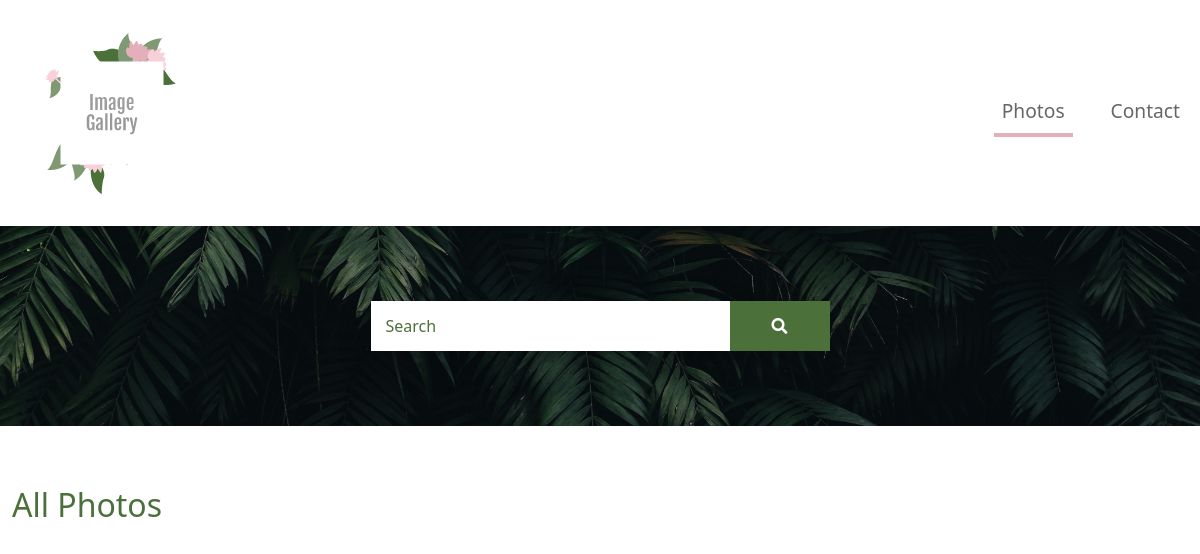
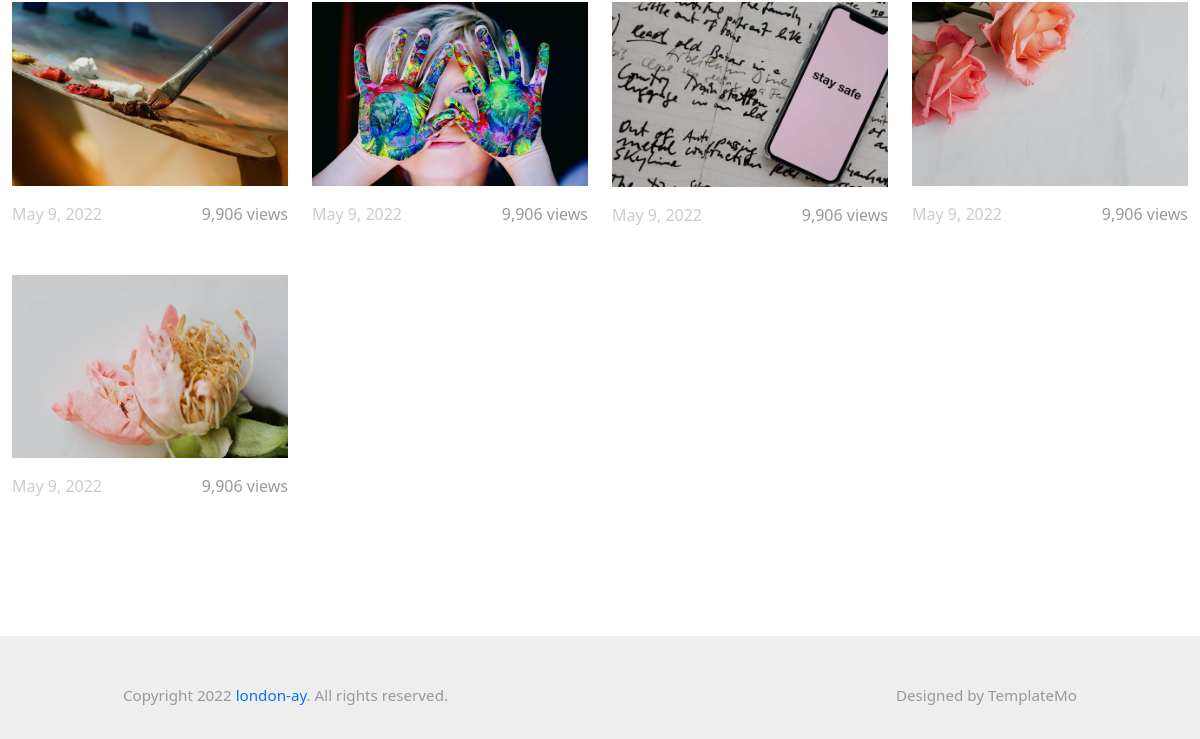
/, run on an earlier commit of the app's database (2 pictures, top to bottom).
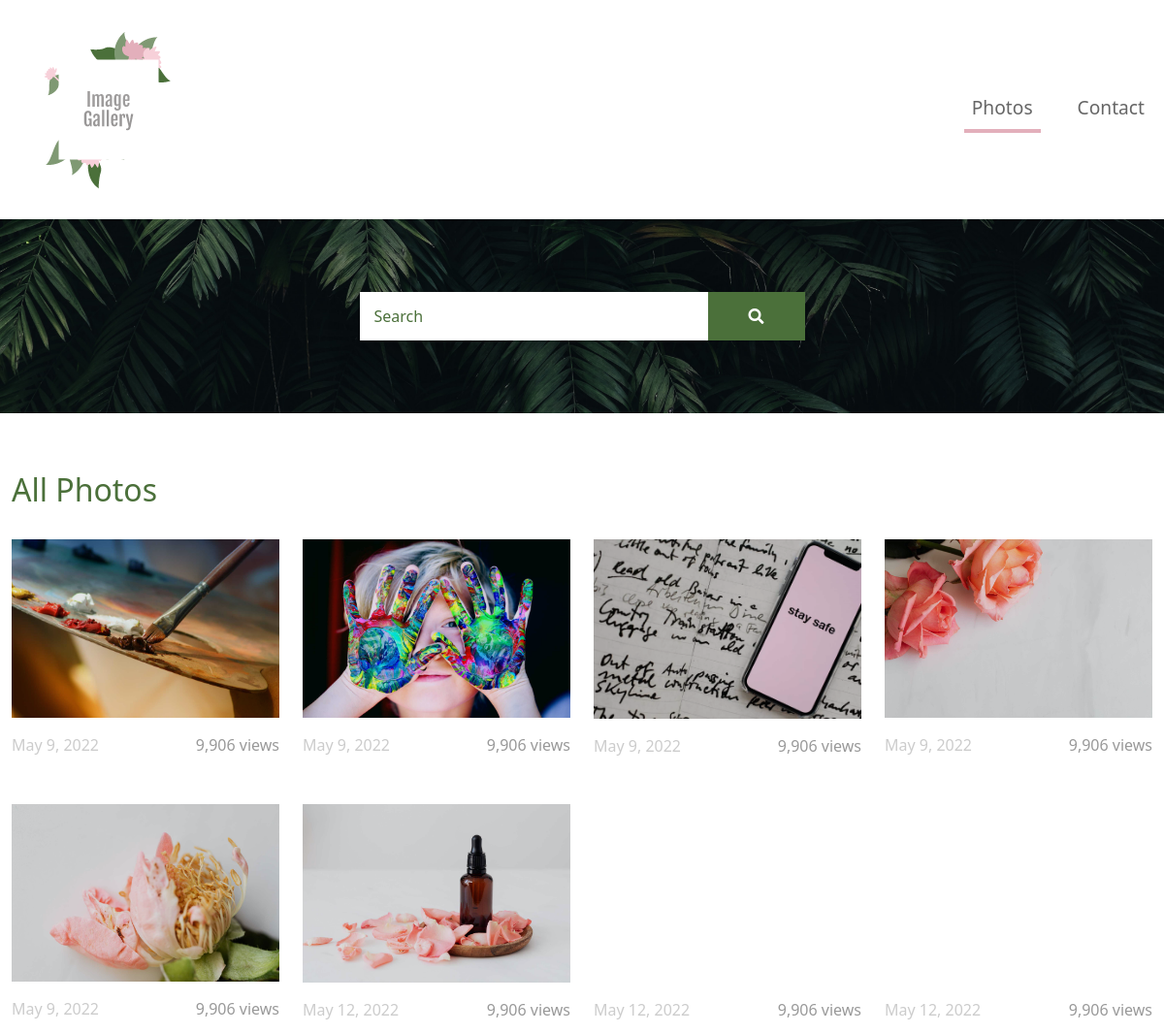
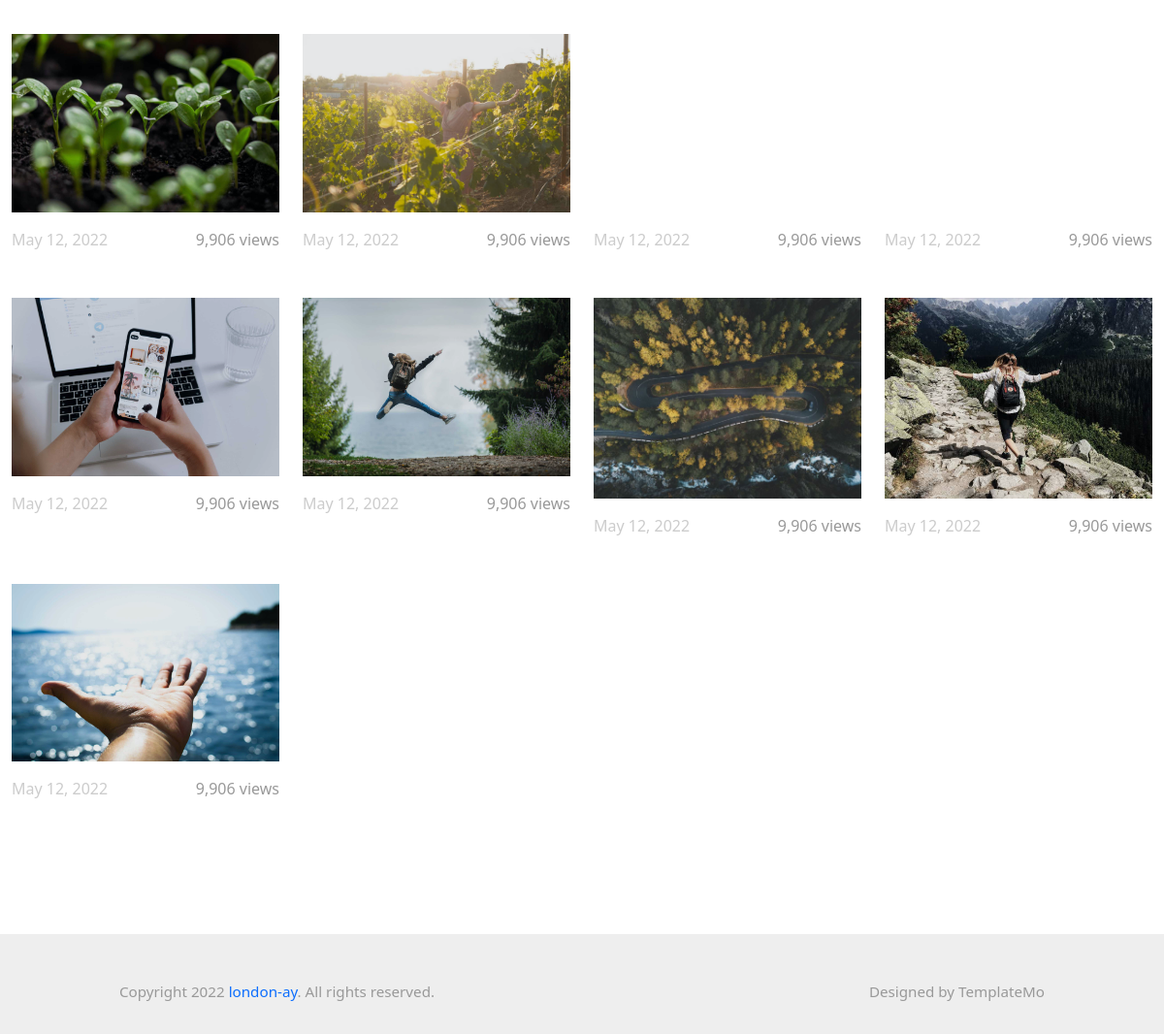
And on a later commit of the database (2 pictures, top to bottom).
### main/models.py (models this page shows, shortened)
class Photo(models.Model):
    created_at = models.DateField(auto_now_add=True)
    title = models.CharField(max_length=64)
    photo = models.ImageField()
    views = models.PositiveIntegerField(default=0)

### main/views.py (the view)
# urls.py: path('', views.photos, name='photos'),
def photos(request):
    query = request.GET.get('query')
    if query:
        photos = Photo.objects.filter(title__icontains=query)
    else:
        photos = Photo.objects.all()
    return render(request,'photos.html', {'photos': photos, 'site_url': site_url, 'query': query})

### templates/photos.html (shortened to what this page needs)
<!DOCTYPE html>
{% load static %}
<html lang="en">
<head>
    <link rel="stylesheet" href="{% static 'css/bootstrap.min.css' %}">
    <link rel="stylesheet" href="{% static 'fontawesome/css/all.min.css' %}">
    <link rel="stylesheet" href="{% static 'css/style.css' %}">
</head>
<body>
    <nav class="navbar navbar-expand-lg">
        <div class="container-fluid">
            <a class="navbar-brand" href="{% url 'photos' %}">
                <img src="{% static 'img/image-gallery-logo.png' %}" />
            </a>
            <div class="collapse navbar-collapse" id="navbarSupportedContent">
            <ul class="navbar-nav ml-auto mb-2 mb-lg-0">
                <li class="nav-item">
                    <a class="nav-link nav-link-1 active" aria-current="page" href="{% url 'photos' %}">Photos</a>
                </li>
                <li class="nav-item">
                    <a class="nav-link nav-link-4" href="{% url 'contact' %}">Contact</a>
                </li>
            </ul>
            </div>
        </div>
    </nav>
    <div class="tm-hero d-flex justify-content-center align-items-center" data-parallax="scroll" data-image-src="{% static 'img/hero.jpg'%}">
        <form class="d-flex tm-search-form">
            <input class="form-control tm-search-input" type="search" placeholder="Search" aria-label="Search">
            <button class="btn btn-outline-success tm-search-btn" type="submit">
                <i class="fas fa-search"></i>
            </button>
        </form>
    </div>
    <div class="container-fluid tm-container-content tm-mt-60">
        <div class="row mb-4">
            {% if query %}
                <h2 class="col-6 tm-text-primary">
                    Search Results For: {{ query|title }}
                </h2>
            {% else %}
                <h2 class="col-6 tm-text-primary">
                    All Photos
                </h2>
            {% endif %}
        </div>
        <div class="row tm-mb-90 tm-gallery">
            {% for photo in photos %}
                <div class="col-xl-3 col-lg-4 col-md-6 col-sm-6 col-12 mb-5">
                    <figure class="effect-ming tm-video-item">
                        <img src="{{ photo.photo.url }}" alt="Image" class="img-fluid" loading="lazy">
                        <figcaption class="d-flex align-items-center justify-content-center">
                        </figcaption>
                    </figure>
                    <div class="d-flex justify-content-between tm-text-gray">
                        <span class="tm-text-gray-light">{{ photo.created_at }}</span>
                        <span>9,906 views</span>
                    </div>
                </div>
            {% endfor %}
        </div>
    </div>
    <footer class="tm-bg-gray pt-5 pb-3 tm-text-gray tm-footer">
        <div class="container-fluid tm-container-small">
            <div class="row">
                <div class="col-lg-8 col-md-7 col-12 px-5 mb-3">
                    Copyright 2022 <a href="https://github.com/london-ay">london-ay</a>. All rights reserved.
                </div>
                <div class="col-lg-4 col-md-5 col-12 px-5 text-right">
                    Designed by <a href="https://templatemo.com" class="tm-text-gray" rel="sponsored" target="_parent">TemplateMo</a>
                </div>
            </div>
        </div>
    </footer>
</body>
</html>

### static/css/style.css (style rules this page uses)
:root { --primary-color: #4b703a; --secondary-color: #e3afbb; }
a { text-decoration: none; transition: all 0.3s ease; }
.container-fluid { max-width: 1770px; }
.tm-container-small { max-width: 1050px; }
.btn { border-radius: 0; }
.form-control { padding: 10px 20px; width: 100%; height: auto; }
.navbar-brand { color: #e3afbb; font-size: 1.6rem; }
.tm-hero { min-height: 200px; background: transparent; }
.tm-mt-60 { margin-top: 60px; }
.tm-mb-90 { margin-bottom: 90px; }
.tm-text-primary { color: var(--primary-color); }
.tm-bg-gray { background-color: #EEEEEE; }
.nav-item { margin-right: 30px; }
.nav-item:last-child { margin-right: 0; }
.nav-link { color: #666666; border-bottom: 4px solid transparent; font-size: 1.2rem; }
.nav-link-1.active, .nav-link-1:hover { border-color: #e3afbb; }
.tm-search-input { width: 360px; border-radius: 0; padding: 12px 15px; color: var(--primary-color); border: none; box-shadow: rgba(0, 0, 0, 0.16) 0px 10px 36px 0px, rgba(0, 0, 0, 0.06) 0px 0px 0px 1px; }
.tm-search-input::placeholder { color: var(--primary-color); opacity: 1; }
.tm-search-btn { color: white; background-color: var(--primary-color); border: none; width: 100px; height: 50px; margin-left: -1px; }
p, .tm-text-gray { color: #999; }
.tm-text-gray-light { color: #CCC; }
.tm-video-item { position: relative; overflow: hidden; text-align: center; cursor: pointer; }
.tm-video-item img { position: relative; display: block; min-height: 100%; max-width: 100%; opacity: 0.8; }
.tm-video-item figcaption { padding: 2em; color: #fff; text-transform: uppercase; font-size: 1.25em; -webkit-backface-visibility: hidden; backface-visibility: hidden; }
.tm-video-item figcaption::before, .tm-video-item figcaption::after { pointer-events: none; }
.tm-video-item figcaption, .tm-video-item figcaption > a { position: absolute; top: 0; left: 0; width: 100%; height: 100%; }
.tm-gallery { background: #fff; }
figure.effect-ming { background: #030c17; }
figure.effect-ming img { opacity: 0.9; -webkit-transition: opacity 0.35s; transition: opacity 0.35s; }
figure.effect-ming figcaption::before { position: absolute; top: 30px; right: 30px; bottom: 30px; left: 30px; border: 2px solid #fff; box-shadow: 0 0 0 30px rgba(255,255,255,0.2); content: ''; opacity: 0; -webkit-transition: opacity 0.35s, -webkit-transform 0.35s; transition: opacity 0.35s, transform 0.35s; -webkit-transform: scale3d(1.4,1.4,1); transform: scale3d(1.4,1.4,1); }
.tm-footer { font-size: 0.95rem; }
.form-control, input:-internal-autofill-selected, select:not([multiple]) { color: var(--primary-color) !important; }
.form-control::placeholder { color: var(--primary-color); opacity: 1; }

What changed in the data, as far as the page shows it:
added Photo: photo (picture), created_at "May 12, 2022"
added Photo: photo (picture), created_at "May 12, 2022"
added Photo: photo (picture), created_at "May 12, 2022"
added Photo: photo (picture), created_at "May 12, 2022"
added Photo: photo (picture), created_at "May 12, 2022"
added Photo: photo (picture), created_at "May 12, 2022"
added Photo: photo (picture), created_at "May 12, 2022"
added Photo: photo (picture), created_at "May 12, 2022"
added Photo: photo (picture), created_at "May 12, 2022"
added Photo: photo (picture), created_at "May 12, 2022"
added Photo: photo (picture), created_at "May 12, 2022"
added Photo: photo (picture), created_at "May 12, 2022"
